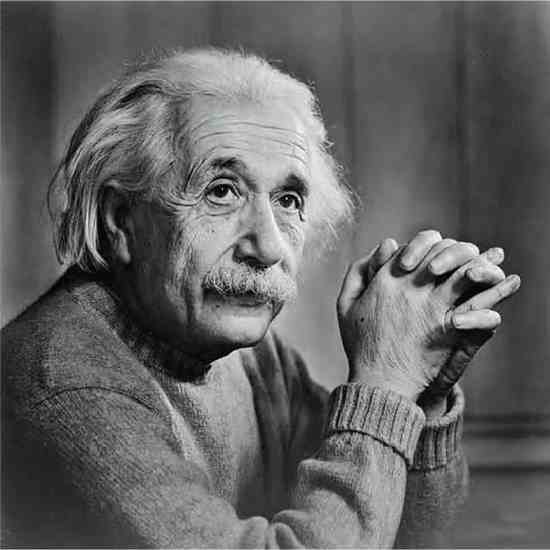
#> input picture resmisifreleme/org.jpg, 550 x 550 px
$ python sifrele.py
#> lines starting #> are read from the running program, lines starting #| are printed output that depends on the picture
import cv2
import random
import numpy as np

width = 591; height=591

img = cv2.imread("org.jpg",1)
#> img is the input picture: shape (550, 550, 3); mean B, G, R 98.1, 98.1, 98.1
sifreli = np.zeros([width,height,3],dtype=np.uint8)

org = cv2.resize(img, (width,height))
cv2.imshow("Orjinal",org)

def sifreleme(r, g, b, j, i):
    sifreli[j, i, 0] = org[j, i, 0] + r
    sifreli[j, i, 1] = org[j, i, 1] + g
    sifreli[j, i, 2] = org[j, i, 2] + b

for i in range(width):
    for j in range(height):

        if (j%17==0):
            sifreleme(60, -60, 60, j, i)
        elif (j%15==0):
            sifreleme(210, -210, 210, j, i)
        elif (j%13==0):
            sifreleme(130, -130, 130, j, i)
        elif (j%11==0):
            sifreleme(240, -240, 240, j, i)
        elif (j%9==0):
            sifreleme(150, -150, 150, j, i)
        elif (j%7==0):
            sifreleme(80, -80, 80, j, i)
        elif (j%6==0):
            sifreleme(45, -45, 45, j, i)
        elif (j%5==0):
            sifreleme(20, -20, 20, j, i)
        elif (j%4==0):
            sifreleme(80, -80, 80, j, i)
        elif (j%3==0):
            sifreleme(200, -200, 200, j, i)
        elif (j%2==0):
            sifreleme(150, -150, 150, j, i)

print(5+-60)
print(5--60)
print(5-+60)

cv2.imshow("Sifreli",sifreli)
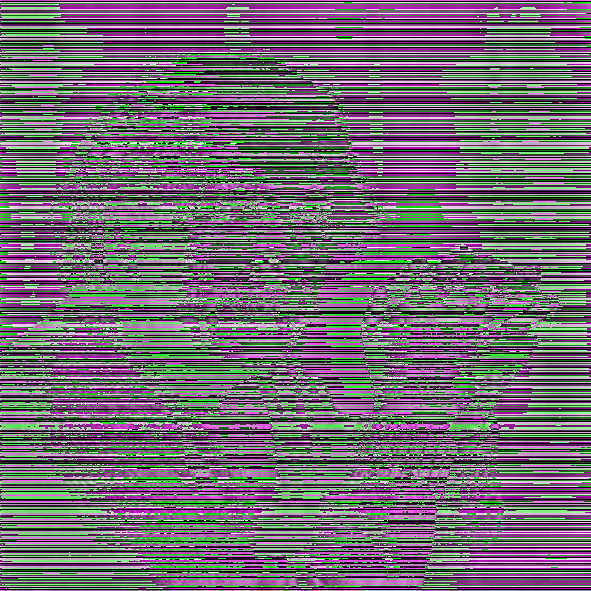
#> window 'Sifreli': shape (591, 591, 3); mean B, G, R 109.9, 103, 109.9

k=cv2.waitKey(0)
#> (key q is pressed here)
if k==ord('q'):
    cv2.imwrite("Sifreli.jpg", sifreli)
    cv2.destroyAllWindows()
